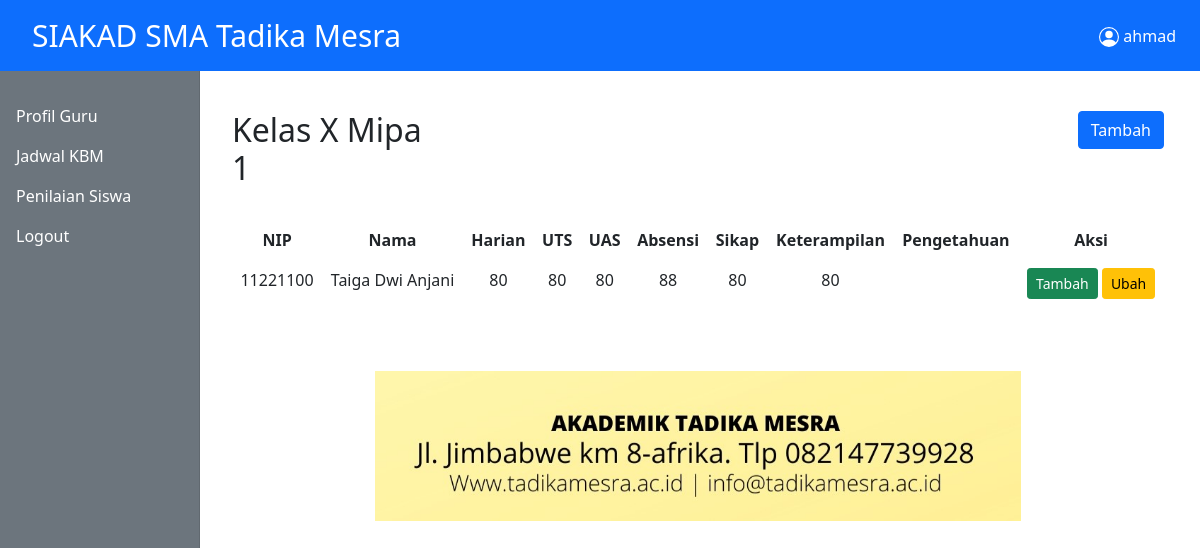
Page /guru/nilai-siswa.php?kelas=x mipa 1&semester=ganjil (signed in) on the committed database.
### tables this page shows
CREATE TABLE `nilai_siswa` (
  `id` int(11) NOT NULL,
  `mapel` varchar(50) NOT NULL,
  `NISN` int(20) NOT NULL,
  `nama` varchar(100) NOT NULL,
  `kelas` varchar(30) NOT NULL,
  `nilai_harian` int(11) NOT NULL,
  `UTS` int(11) NOT NULL,
  `UAS` int(11) NOT NULL,
  `nilai_absen` int(11) NOT NULL,
  `nilai_sikap` int(11) NOT NULL,
  `keterampilan` int(11) NOT NULL
);

### guru/nilai-siswa.php (the view, shortened to what this page needs)
<?php
    include_once '../database/koneksi.php';
    include_once '../templates/header.php';
    $NIP = $_SESSION["nisn/nip"];
    $sql_mapel = mysqli_query($koneksi,"SELECT * FROM jabatan_guru WHERE NIP = '$NIP'");
    while($data = mysqli_fetch_assoc($sql_mapel)){
    	$mapel = $data["mapel"];
    }
    $kelas_utama = $_GET["kelas"];
    $semester = $_GET["semester"];
    $sql = "SELECT * FROM nilai_siswa WHERE kelas = '$kelas_utama' AND mapel ='$mapel'";
    $exec = mysqli_query($koneksi,$sql);
?>
<div class="col-12">
       <div class="row">
            <div class="col-3" style="width:25%;">
                <strong>  <h2 style="text-transform: capitalize;">Kelas <?= $kelas_utama; ?></h2>
                </strong>
				</div>
			<div class="col-9" style="width:75%; float:right;">
				<button type="button" class="btn btn-primary" data-bs-toggle="modal" data-bs-target="#staticBackdrop" style="float:right;">
				Tambah
				</button>
				</div>
              </div>
              </div>
<br>
<div class="container">
		<div class="row">
			<table class="table table-borderless" style = "text-align:center;">
				<tr>
					<th>NIP</th>
					<th>Nama</th>
					<th>Harian</th>
					<th>UTS</th>
					<th>UAS</th>
					<th>Absensi</th>
					<th>Sikap</th>
					<th>Keterampilan</th>
          <th>Pengetahuan</th>
					<th>Aksi</th>
				</tr>
			<form action="" method="post">
			<?php while($rows = mysqli_fetch_assoc($exec)):?>
				<tr>
				<td><?= $rows["NISN"];?></td>
				<td><?= $rows["nama"];?></td>
				<td><?= $rows["nilai_harian"] ?></td>
				<td><?= $rows["UTS"] ?></td>
				<td><?= $rows["UAS"] ?></td>
				<td><?= $rows["nilai_absen"] ?></td>
				<td><?= $rows["nilai_sikap"] ?></td>
				<td><?= $rows["keterampilan"] ?></td>
        <td><?= $rows["pengetahuan"]?></td>
				<td>
					<div class="d-grid gap-2 d-md-block">
						<a class="btn btn-success btn-sm" href="tambah-raport.php?kelas=<?= $kelas_utama;?>&nisn=<?= $rows["NISN"]?>&nama=<?= $rows["nama"] ?>">Tambah</a>
  						<a class="btn btn-warning btn-sm" href="ubah-raport.php?id=<?= $rows["id"]?>&semester=<?= $semester ?>">Ubah</a>
					</div>
				</td>
				</tr>
			<?php endwhile;?>
			</table>
		</div>
	</div>
<?php include_once '../templates/footer.php';?>

### rows in the picture
nilai_siswa: NISN "11221100", nama "Taiga Dwi Anjani", nilai_harian "80", UTS "80", UAS "80", nilai_absen "88", nilai_sikap "80", keterampilan "80"

### other values in the picture
$user "ahmad"
$kelas_utama "X Mipa 1"
